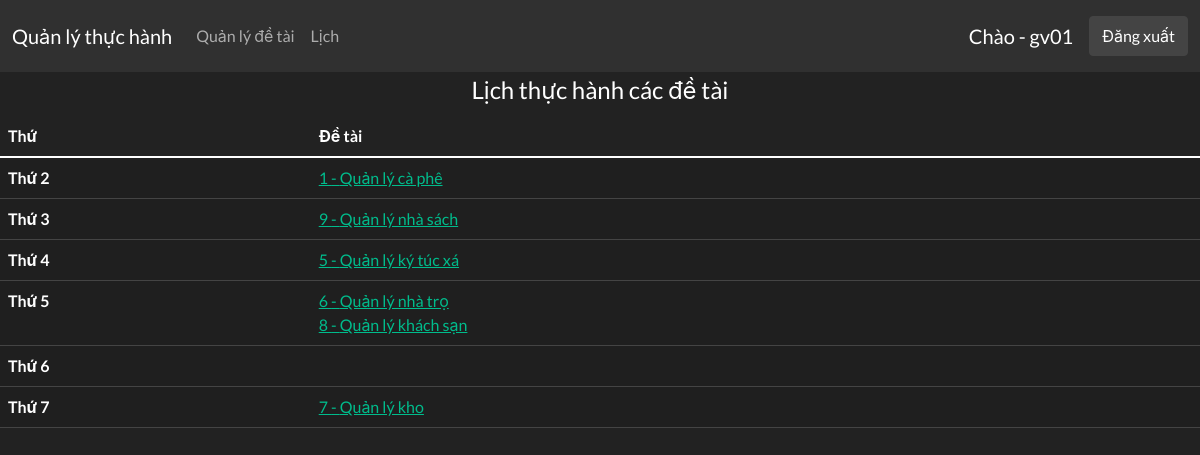
Page /lich_gv.php (signed in) on the committed database.
### tables this page shows
CREATE TABLE IF NOT EXISTS `detai` (
  `id` mediumint(9) NOT NULL AUTO_INCREMENT,
  `tendetai` varchar(30) NOT NULL,
  `soluongsv` tinyint(4) NOT NULL,
  `soluongtoida` tinyint(4) NOT NULL,
  `thu` tinyint(4) NOT NULL,
  `magv` varchar(4) NOT NULL,
  PRIMARY KEY (`id`),
  KEY `magv` (`magv`)
);

### lich_gv.php (the view, shortened to what this page needs)
<?php
$conn = mysqli_connect('localhost', 'root', '', 'qlthuchanh') or die('Lỗi kết nối');
mysqli_query($conn, "set names 'utf8'");
$magv = $_SESSION['username'];
?>
<!DOCTYPE html>
<html lang="en">
<head>
    <link rel="stylesheet" href="css/bootstrap.css">
</head>
<body>
    <?php include('header_gv.php') ?>
    <legend>Lịch thực hành các đề tài</legend>
    <table class="table table-hover">
        <thead>
            <tr>
                <th scope="col">Thứ</th>
                <th scope="col">Đề tài</th>
            </tr>
        </thead>
        <tbody>
            <tr class="table-active">
                <th scope="row">Thứ 2</th>
                <td>
                    <?php
                    $select_t2 = mysqli_query($conn, "Select * from detai where thu = 2 and magv = '$magv'");
                    while ($row = mysqli_fetch_assoc($select_t2)) {
                        echo "<a href=info_detai_gv.php?id=" . $row['id'] . ">" . $row['id'] . " - " . $row['tendetai'] . "</a>";
                        echo '<br/>';
                    }
                    ?>
                </td>
            </tr>
            <tr class="table-active">
                <th scope="row">Thứ 3</th>
                <td>
                    <?php
                    $select_t3 = mysqli_query($conn, "Select * from detai where thu = 3 and magv = '$magv'");
                    while ($row = mysqli_fetch_assoc($select_t3)) {
                        echo "<a href=info_detai_gv.php?id=" . $row['id'] . ">" . $row['id'] . " - " . $row['tendetai'] . "</a>";
                        echo '<br/>';
                    }
                    ?>
                </td>
            </tr>
            <tr class="table-active">
                <th scope="row">Thứ 4</th>
                <td>
                    <?php
                    $select_t4 = mysqli_query($conn, "Select * from detai where thu = 4 and magv = '$magv'");
                    while ($row = mysqli_fetch_assoc($select_t4)) {
                        echo "<a href=info_detai_gv.php?id=" . $row['id'] . ">" . $row['id'] . " - " . $row['tendetai'] . "</a>";
                        echo '<br/>';
                    }
                    ?>
                </td>
            </tr>
            <tr class="table-active">
                <th scope="row">Thứ 5</th>
                <td>
                    <?php
                    $select_t5 = mysqli_query($conn, "Select * from detai where thu = 5 and magv = '$magv'");
                    while ($row = mysqli_fetch_assoc($select_t5)) {
                        echo "<a href=info_detai_gv.php?id=" . $row['id'] . ">" . $row['id'] . " - " . $row['tendetai'] . "</a>";
                        echo '<br/>';
                    }
                    ?>
                </td>
            </tr>
            <tr class="table-active">
                <th scope="row">Thứ 6</th>
                <td>
                </td>
            </tr>
            <tr class="table-active">
                <th scope="row">Thứ 7</th>
                <td>
                    <?php
                    $select_t7 = mysqli_query($conn, "Select * from detai where thu = 7 and magv = '$magv'");
                    while ($row = mysqli_fetch_assoc($select_t7)) {
                        echo "<a href=info_detai_gv.php?id=" . $row['id'] . ">" . $row['id'] . " - " . $row['tendetai'] . "</a>";
                        echo '<br/>';
                    }
                    ?>
                </td>
            </tr>
        </tbody>
    </table>
</body>
</html>

### lich_gv.php (style rules this page uses)
legend { display: block; text-align: center; }

### rows in the picture
detai: id "1", tendetai "Quản lý cà phê"
detai: id "9", tendetai "Quản lý nhà sách"
detai: id "5", tendetai "Quản lý ký túc xá"
detai: id "6", tendetai "Quản lý nhà trọ"
detai: id "8", tendetai "Quản lý khách sạn"
detai: id "7", tendetai "Quản lý kho"

### other values in the picture
$_SESSION['username'] "gv01"
